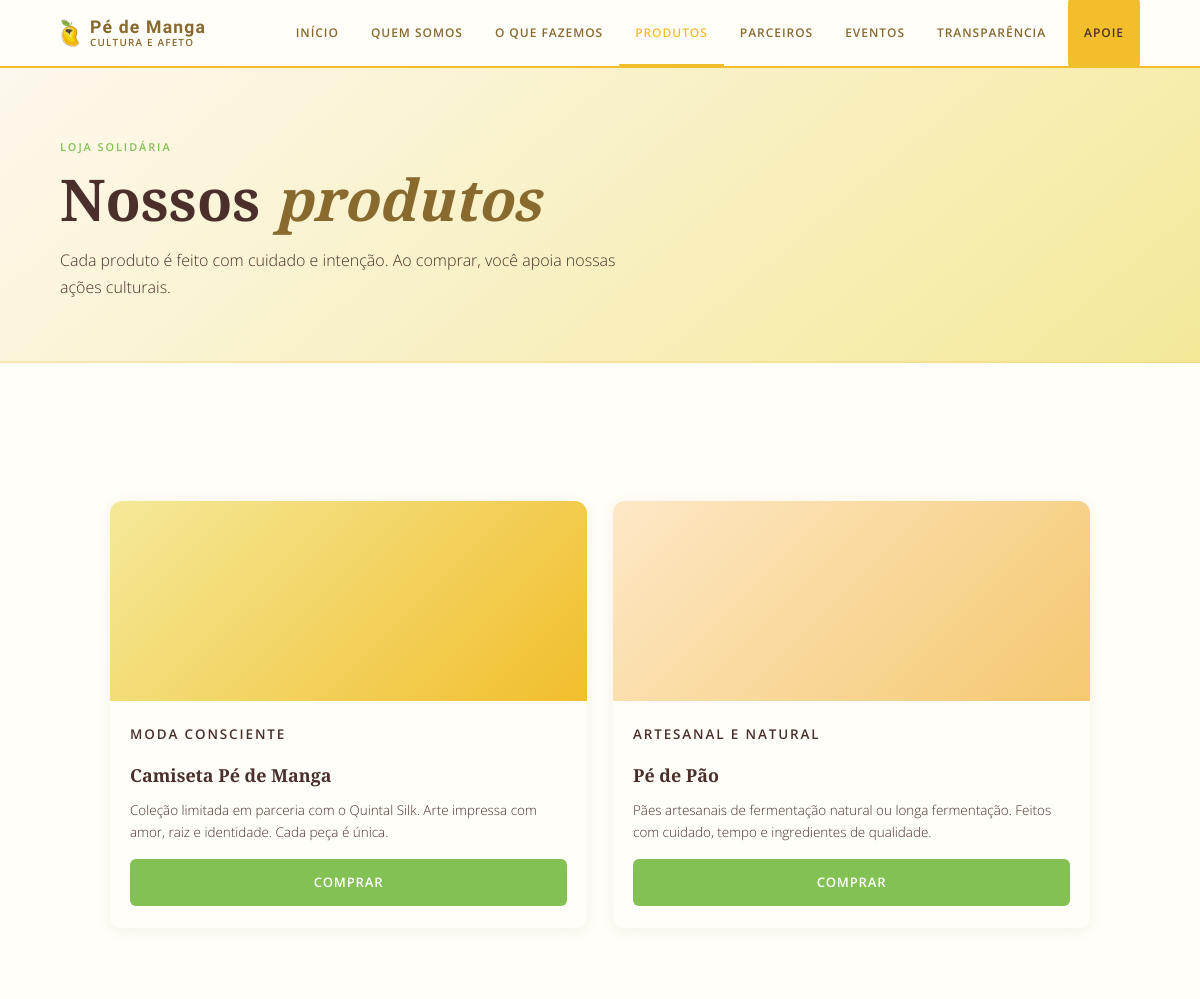
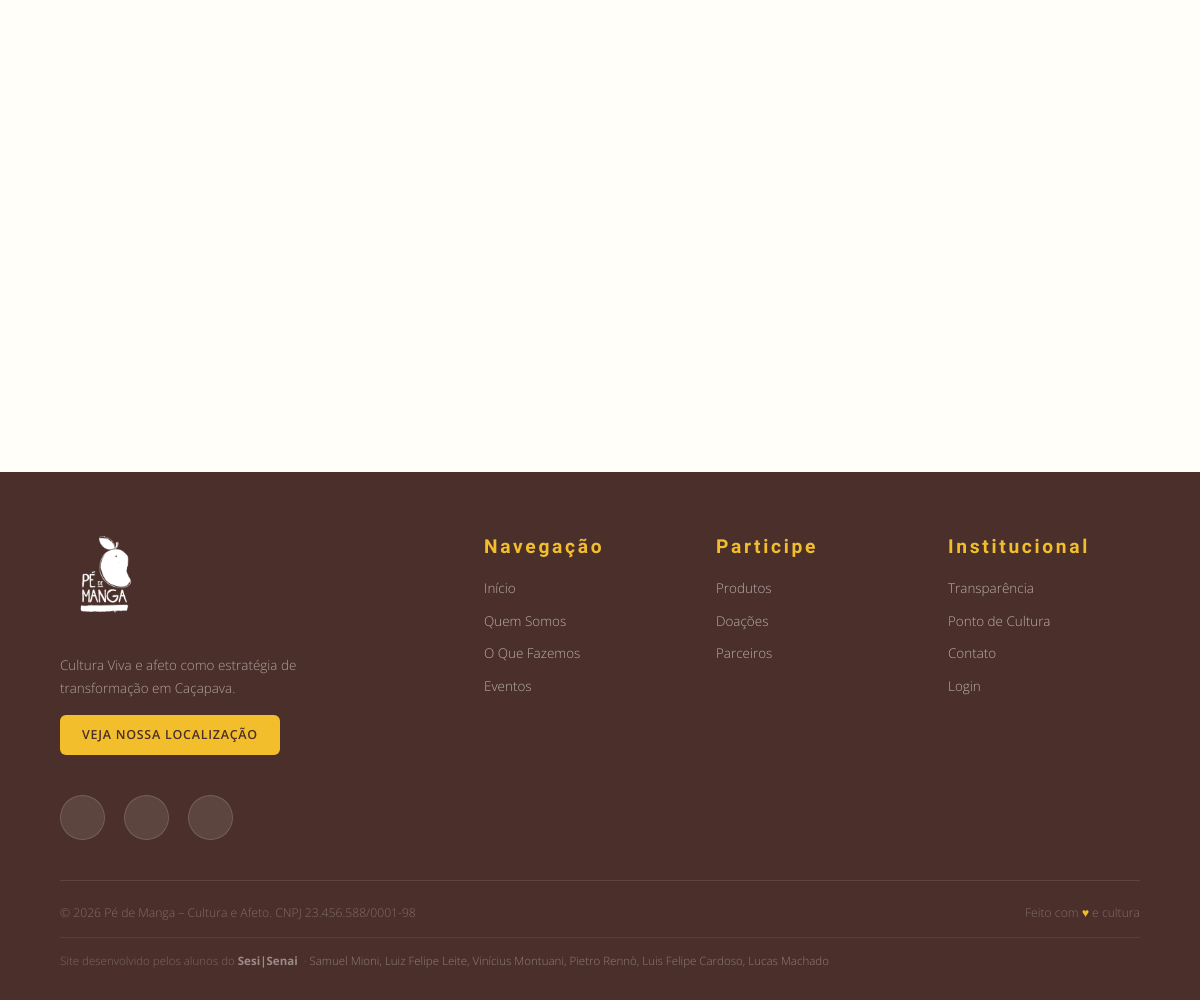
/produtos.php, run on the app's committed database (2 pictures, top to bottom).
### tables this page shows
CREATE TABLE `produtos` (
  `id` int(10) UNSIGNED NOT NULL,
  `nome` varchar(255) NOT NULL,
  `descricao` text DEFAULT NULL,
  `tag` varchar(100) DEFAULT NULL,
  `foto` varchar(255) DEFAULT NULL,
  `cor_fundo` varchar(150) NOT NULL DEFAULT 'linear-gradient(135deg,#f4e999,#f2be2c)',
  `ativo` tinyint(1) NOT NULL DEFAULT 1,
  `criado_em` timestamp NOT NULL DEFAULT current_timestamp()
);

### includes/db.php (called while the page is built, shortened)
<?php
function get_db(): PDO
{
    static $pdo = null;
    if ($pdo === null) {
        $dsn = 'mysql:host=' . DB_HOST . ';dbname=' . DB_NAME . ';charset=' . DB_CHARSET;
        $pdo = new PDO($dsn, DB_USER, DB_PASS, [
            PDO::ATTR_ERRMODE            => PDO::ERRMODE_EXCEPTION,
            PDO::ATTR_DEFAULT_FETCH_MODE => PDO::FETCH_ASSOC,
            PDO::ATTR_EMULATE_PREPARES   => false,
        ]);
    }
    return $pdo;
}

### includes/config.php (called while the page is built, shortened)
<?php
require_once __DIR__ . '/db.php';
function get_contato()
{
    return [
        'telefone' => '(12) 99762-4486',
        'email'    => 'pedemangacpv@gmail.com',
        'pix'      => 'financasdopedemanga@gmail.com',
    ];
}
function get_produtos(): array
{
    return get_db()->query('SELECT * FROM produtos WHERE ativo = 1 ORDER BY id')->fetchAll();
}

### produtos.php (the view, shortened to what this page needs)
<?php
require_once 'includes/config.php';
$produtos = get_produtos();
?>
<!DOCTYPE html>
<html lang="pt-BR">
<head>
  <link rel="stylesheet" href="assets/css/style.css">
</head>
<body>
  <?php require 'includes/nav.php'; ?>
  <div class="page-wrap">
    <div class="page-hero">
      <p class="ph-tag">Loja solidária</p>
      <h1>Nossos <em>produtos</em></h1>
      <p>Cada produto é feito com cuidado e intenção. Ao comprar, você apoia nossas ações culturais.</p>
    </div>
    <section>
      <div class="section-inner">
        <?php if (empty($produtos)): ?>
          <p style="text-align:center;padding:60px 0;color:var(--marrom-escuro);opacity:.85;">
            Nenhum produto disponível no momento.
          </p>
        <?php else: ?>
          <div class="produtos-grid">
            <?php foreach ($produtos as $p):
              $wa_msg  = rawurlencode('Olá! Gostaria de comprar: ' . $p['nome']);
              $wa_link = 'https://wa.me/' . WHATSAPP_NUM . '?text=' . $wa_msg;
            ?>
              <div class="produto-card reveal">
                <div class="produto-img" style="background:<?= htmlspecialchars($p['cor_fundo']) ?>;">
                </div>
                <div class="produto-body">
                  <?php if (!empty($p['tag'])): ?>
                    <p class="produto-tag"><?= htmlspecialchars($p['tag']) ?></p>
                  <?php endif; ?>
                  <h3><?= htmlspecialchars($p['nome']) ?></h3>
                  <p><?= nl2br(htmlspecialchars($p['descricao'] ?? '')) ?></p>
                  <a href="<?= $wa_link ?>" target="_blank" rel="noopener" class="btn btn-verde">
                    Comprar
                  </a>
                </div>
              </div>
            <?php endforeach; ?>
          </div>
        <?php endif; ?>
      </div>
    </section>
  </div>
  <?php require 'includes/footer.php'; ?>
</body>
</html>

### includes/nav.php (shortened to what this page needs)
<?php
$current = basename($_SERVER['PHP_SELF'], '.php');
function nav_active($page)
{
  global $current;
  return $current === $page ? 'active' : '';
}
?>
<nav>
  <a href="index.php" class="nav-logo">
    <span class="nav-mango"><img src="./assets/img/logo-semtexto.png" alt="Pé de Manga Icon" id="nav-logo"></span>
    <div class="logo-text">
      <p class="nav-logo-text">Pé de Manga</p>
      <span>Cultura e Afeto</span>
    </div>
  </a>
  <ul class="nav-links" id="navLinks">
    <li><a href="index.php" class="<?= nav_active('index') ?>">Início</a></li>
    <li><a href="quem-somos.php" class="<?= nav_active('quem-somos') ?>">Quem Somos</a></li>
    <li><a href="o-que-fazemos.php" class="<?= nav_active('o-que-fazemos') ?>">O Que Fazemos</a></li>
    <li><a href="produtos.php" class="<?= nav_active('produtos') ?>">Produtos</a></li>
    <li><a href="parceiros.php" class="<?= nav_active('parceiros') ?>">Parceiros</a></li>
    <li><a href="eventos.php" class="<?= nav_active('eventos') ?>">Eventos</a></li>
    <li><a href="transparencia.php" class="<?= nav_active('transparencia') ?>">Transparência</a></li>
    <li><a href="doacoes.php" class="nav-cta <?= nav_active('doacoes') ?>">Apoie</a></li>
  </ul>
</nav>

### includes/footer.php (shortened to what this page needs)
<?php $c = get_contato(); ?>
<footer>
  <div class="footer-grid">
    <div class="footer-brand">
      <img src="./assets/img/logo.png" alt="Pé de Manga" style="filter: brightness(0) invert(1);">
      <p>Cultura Viva e afeto como estratégia de transformação em Caçapava.</p>
      <a href="https://maps.app.goo.gl/WJmJwxNSUe2Vjo5g7" target="_blank" class="btn-footer">Veja nossa localização</a>
      <div class="social-links">
        <a href="https://wa.me/5512997624486" target="_blank"><i class="fab fa-whatsapp"></i></a>
        <a href="https://www.instagram.com/pedemangacpv/" target="_blank"><i class="fab fa-instagram"></i></a>
        <a href="https://www.youtube.com/@PedeMangaCPV" target="_blank"><i class="fab fa-youtube"></i></a>
      </div>
    </div>
    <div class="footer-col">
      <h5>Navegação</h5>
      <ul>
        <li><a href="index.php">Início</a></li>
        <li><a href="quem-somos.php">Quem Somos</a></li>
        <li><a href="o-que-fazemos.php">O Que Fazemos</a></li>
        <li><a href="eventos.php">Eventos</a></li>
      </ul>
    </div>
    <div class="footer-col">
      <h5>Participe</h5>
      <ul>
        <li><a href="produtos.php">Produtos</a></li>
        <li><a href="doacoes.php">Doações</a></li>
        <li><a href="parceiros.php">Parceiros</a></li>
      </ul>
    </div>
    <div class="footer-col">
      <h5>Institucional</h5>
      <ul>
        <li><a href="transparencia.php">Transparência</a></li>
        <li><a href="https://culturaviva.cultura.gov.br/agente/14621536/" target="_blank">Ponto de Cultura</a></li>
        <li><a href="mailto:<?php echo $c['email']; ?>">Contato</a></li>
        <li><a href="./admin/login.php">Login</a></li>
      </ul>
    </div>
  </div>
  <div class="footer-bottom">
    <span>&copy; <?php echo date('Y'); ?> Pé de Manga – Cultura e Afeto. CNPJ 23.456.588/0001-98</span>
    <span>Feito com <span class="fb-heart">&#9829;</span> e cultura</span>
  </div>
  <div class="footer-devs">
    <span>Site desenvolvido pelos alunos do <strong>Sesi|Senai</strong> &nbsp;·&nbsp;</span>
    <div class="footer-devs-list">
      <a href="https://github.com/Tomate3181" target="_blank" rel="noopener">Samuel Mioni</a>
      <a href="https://github.com/felipenhoslol" target="_blank" rel="noopener">Luiz Felipe Leite</a>
      <a href="https://github.com/Vinicius3442" target="_blank" rel="noopener">Vinícius Montuani</a>
      <a href="https://github.com/pietro-renno" target="_blank" rel="noopener">Pietro Rennò</a>
      <a href="https://linktr.ee/cardoso30s" target="_blank" rel="noopener">Luis Felipe Cardoso</a>
      <a href="https://github.com/lucasmsdev" target="_blank" rel="noopener">Lucas Machado</a>
    </div>
  </div>
</footer>

### data on the page
produtos: tag "MODA CONSCIENTE", nome "Camiseta Pé de Manga", descricao "Coleção limitada em parceria com o Quintal Silk. Arte impressa com amor, raiz e identidade. Cada peça é única."
produtos: tag "ARTESANAL E NATURAL", nome "Pé de Pão", descricao "Pães artesanais de fermentação natural ou longa fermentação. Feitos com cuidado, tempo e ingredientes de qualidade."
